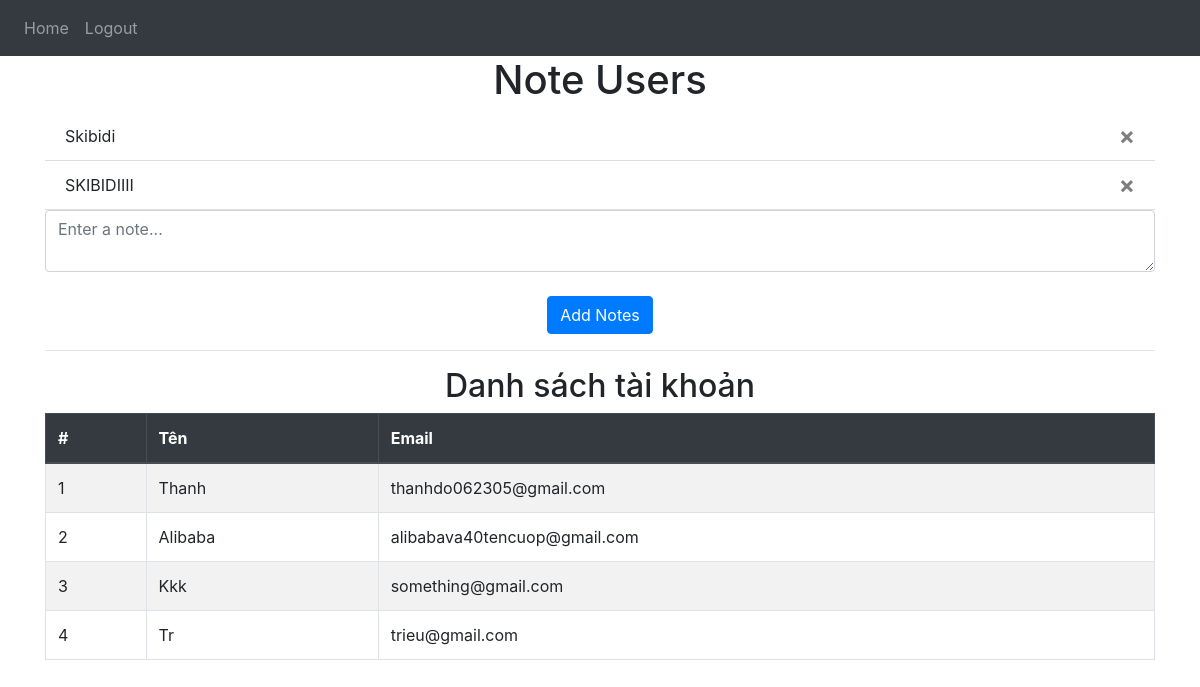
The app's page / (signed in) with its own data.
### website/models.py (models this page shows)
class Note(db.Model):
    id = db.Column(db.Integer, primary_key=True)
    data = db.Column(db.String(10000))
    date = db.Column(db.DateTime(timezone=True), default=func.now())
    user_id = db.Column(db.Integer, db.ForeignKey('user.id'))

class User(db.Model, UserMixin):
    id = db.Column(db.Integer, primary_key=True)
    email = db.Column(db.String(150), unique=True)
    password = db.Column(db.String(150))
    first_name = db.Column(db.String(150))
    notes = db.relationship('Note')

### website/views.py (the view, shortened to what this page needs)
@views.route('/', methods=['GET', 'POST'])
@login_required
def home():
    users = User.query.all()
    return render_template("home.html", user=current_user, users=users)

### website/__init__.py (called while the page is built)
def create_app():
    app = Flask(__name__)
    app.config['SECRET_KEY'] = 'hjshjhdjah kjshkjdhjs'
    app.config['SQLALCHEMY_DATABASE_URI'] = f'sqlite:///{DB_NAME}'
    db.init_app(app)
    from .views import views
    from .auth import auth
    app.register_blueprint(views, url_prefix='/')
    app.register_blueprint(auth, url_prefix='/')
    from .models import User, Note
    with app.app_context():
        db.create_all()
    login_manager = LoginManager()
    login_manager.login_view = 'auth.login'
    login_manager.init_app(app)
    @login_manager.user_loader
    def load_user(id):
        return User.query.get(int(id))
    return app

### website/templates/home.html
{% extends "base.html" %} {% block title %}Home{% endblock %} {% block content
%}
<h1 align="center">Note Users</h1>
<ul class="list-group list-group-flush" id="notes">
  {% for note in user.notes %}
  <li class="list-group-item">
    {{ note.data }}
    <button type="button" class="close" onClick="deleteNote({{ note.id }})">
      <span aria-hidden="true">&times;</span>
    </button>
  </li>
  {% endfor %}
</ul>
<form method="POST">
  <textarea
    name="note"
    id="note"
    class="form-control"
    placeholder="Enter a note..."
  ></textarea>
  <br />
  <div align="center">
    <button type="submit" class="btn btn-primary">Add Notes</button>
  </div>
</form>
<hr />
<h2 align="center">Danh sách tài khoản</h2>
<div class="table-responsive">
  <table class="table table-bordered table-striped table-hover">
    <thead class="thead-dark">
      <tr>
        <th scope="col">#</th>
        <th scope="col">Tên</th>
        <th scope="col">Email</th>
      </tr>
    </thead>
    <tbody>
      {% for u in users %}
      <tr>
        <td>{{ u.id }}</td>
        <td>{{ u.first_name }}</td>
        <td>{{ u.email }}</td>
      </tr>
      {% endfor %}
    </tbody>
  </table>
</div>
{% endblock %}

### records on screen
Note: data "Skibidi"
Note: data "SKIBIDIIII"
User: id "1", first_name "Thanh", email "thanhdo062305@gmail.com"
User: id "2", first_name "Alibaba", email "alibabava40tencuop@gmail.com"
User: id "3", first_name "Kkk", email "something@gmail.com"
User: id "4", first_name "Tr", email "trieu@gmail.com"
